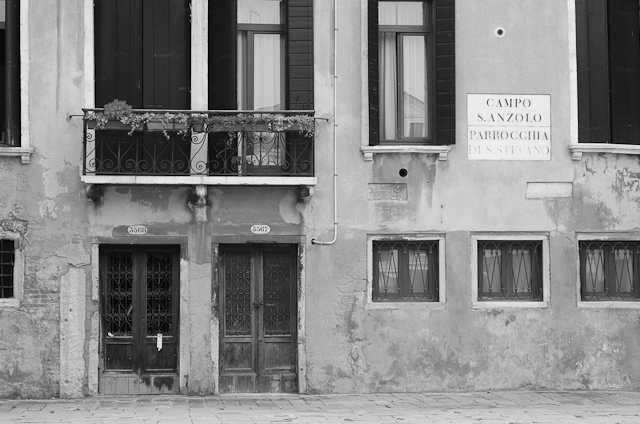
#> input picture wk3/02_fourier/venice.jpg, 640 x 424 px
$ jupyter execute --allow-errors ex1_laplace_filtering.ipynb   (shell and % lines are left out)
#> lines starting #> are read from the running program, lines starting #| are printed output that depends on the picture
16.11.2020

# Laplace filter in frequency domain

## Tutorial 2, Exercise 1

Your task in this exercise is to create your own implementation of a
Laplace filter in Fourier space and apply it to an image.
The formula for the Laplacian in the Fourier domain is:

$$
    L(u,v) = -4 \cdot \pi^2 \cdot (u^2+v^2)
$$

Source: (Gonzalez, chapter 4, p286)

**Task:** You need to replace the `???` in the code with the required commands

[cell 1]
import numpy as np
import matplotlib.pyplot as plt

Configure behavior of pyplot for nicer visualization.

[cell 2]
plt.rcParams["image.cmap"] = "gray"
#> (the rest of this cell did not finish here and is left out)

Load venice.jpg image using imread and normalize it to (0, 1)

[cell 3]
img = plt.imread("venice.jpg").mean(-1)
#> img: shape (424, 640) float64; min 0, max 243, mean 134.3

Plot the image before applying the filter

[cell 4]
plt.figure()
plt.imshow(img)
plt.colorbar()
plt.tight_layout()
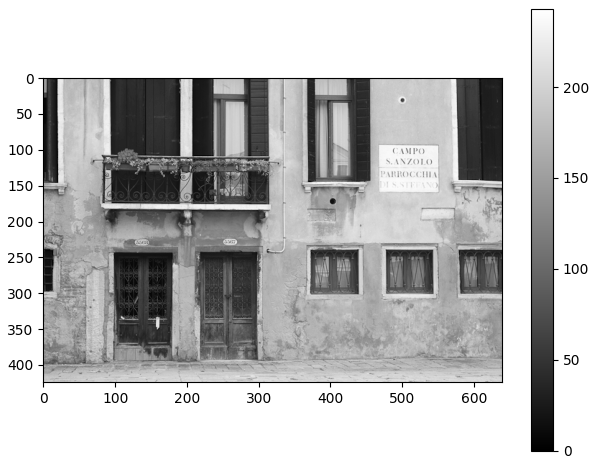
#> figure drawn by matplotlib, 2 panels

Generate a coordinate system with the discrete Fourier transform sample
frequencies `u` and `v`. You can use the numpy function linspace to do it
manually or `np.fft.fftfreq`. Look up the documentation to get familiar with the
parameters of these functions.

[cell 5]
v = np.fft.fftfreq(img.shape[0])
u = np.fft.fftfreq(img.shape[1])

The function `np.meshgrid` creates coordinate arrays for the v and the u
coordinates and writes them into vv and uu
you can display them with `plt.figure(); plt.imshow(uu); colorbar()` if you
want to have a look at them

[cell 6]
vv, uu = np.meshgrid(v, u, indexing='ij')

plt.figure()
plt.imshow(vv)
plt.colorbar()


plt.figure()
plt.imshow(uu)
plt.colorbar()
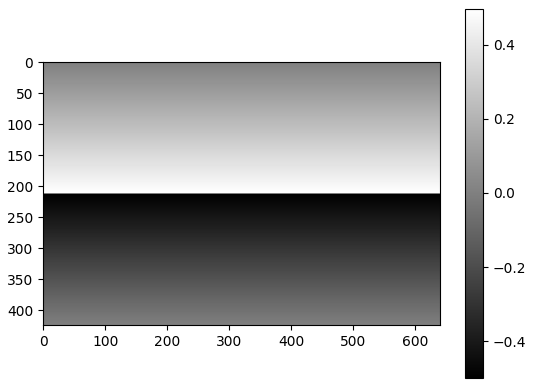
#> figure drawn by matplotlib, 2 panels
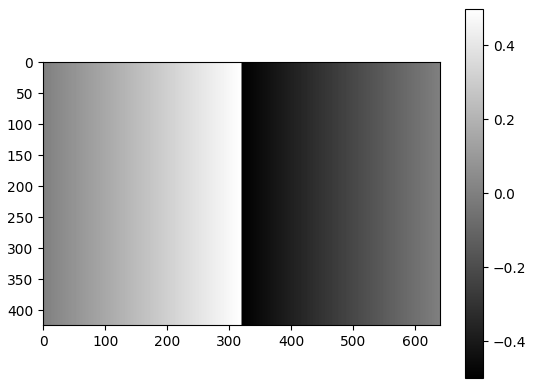
#> figure drawn by matplotlib, 2 panels

Calculate the filter function $L(v, u)$.
If you want to do this in one line use vv and uu, as they are both of the
image shape. The formula is given in the very top documentation of this
script. Check if `L` has the same shape as the image.

[cell 7]
L = -4 * np.pi**2 * (uu*uu + vv*vv)

plt.figure()
plt.imshow(np.fft.fftshift(L))
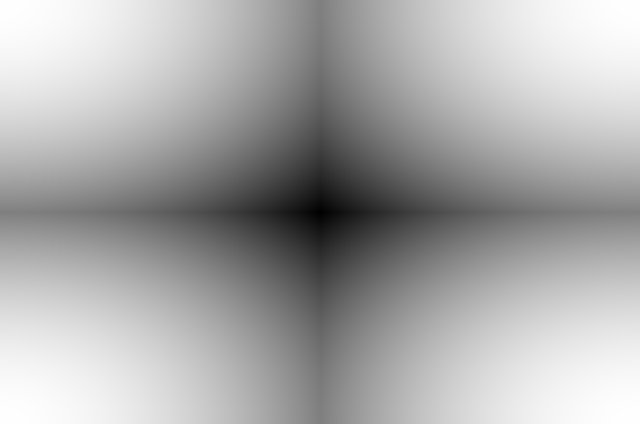
#> L: shape (424, 640) float64; min -19.74, max 0, mean -6.58; drawn with min black and max white
plt.colorbar()
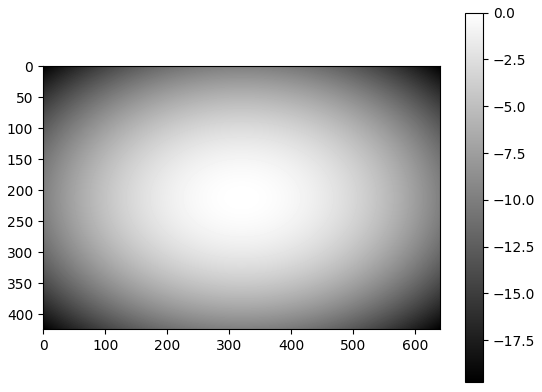
#> figure drawn by matplotlib, 2 panels

Calculate the Fourier transform of the image
You can use the numpy function `fft2` included in  [np.fft](https://docs.scipy.org/doc/numpy/reference/routines.fft.html)

#> (a cell that did not finish here is left out)

[cell 9]
img_ft = np.fft.fft2(img)
print(img_ft.shape)
#| (424, 640)

plt.figure()
plt.imshow(np.fft.fftshift(np.log(np.abs(img_ft))))
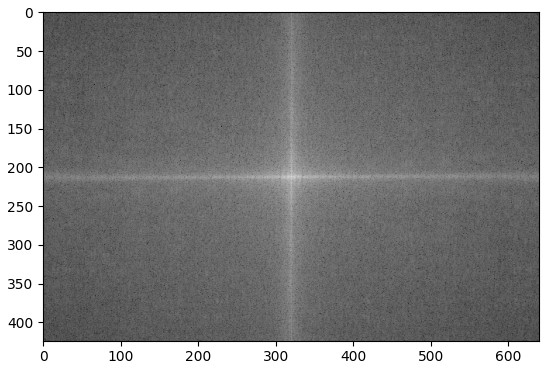
#> figure drawn by matplotlib, 1 panel

Multiply the Fourier transform of the image by the filter function.
Take care (if neccessary) to center the potential function $L$ around the top
left corner of the image, because Fourier transforms in Python always have
the "central" frequencies $(0, 0)$ in the top left corner. Therefore, play with the
function np.fft.fftshift (and ifftshift) to see what it does. Check out the looks of
the shifted and unshifted potential function $L$.

Take the inverse Fourier transform of the product to get the filtered image
and select the real part of it, as we do not want to have the imaginary part of real images.

[cell 10]
img_filtered = np.fft.ifft2(img_ft * L).real
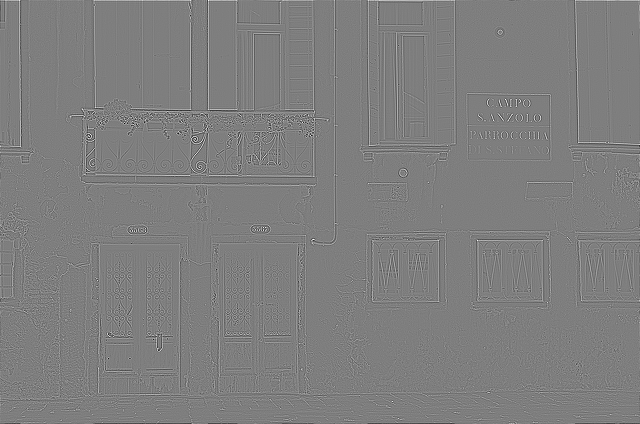
#> img_filtered: shape (424, 640) float64; min -669.9, max 678.1, mean 0; drawn with min black and max white

plt.figure()
plt.imshow(img_filtered)
plt.colorbar()
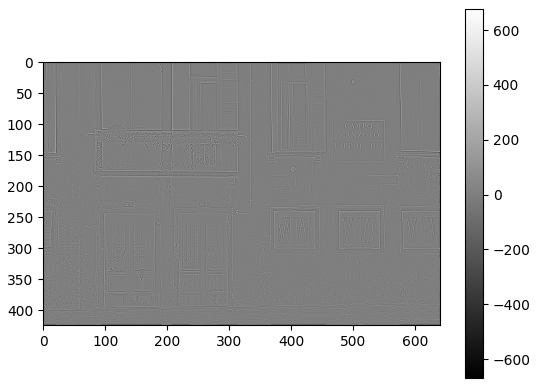
#> figure drawn by matplotlib, 2 panels

$ run again, with wk3/02_fourier/tree.jpg copied over wk3/02_fourier/venice.jpg
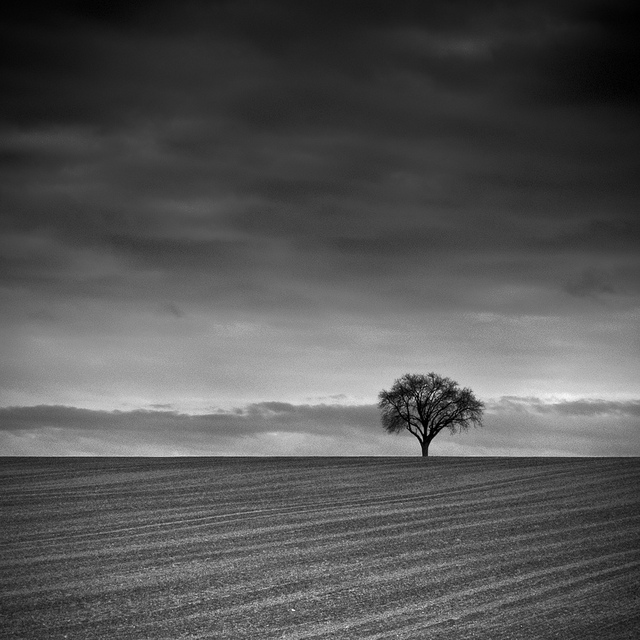
#> input picture wk3/02_fourier/tree.jpg, 640 x 640 px
#| (640, 640)
#> `img_filtered = np.fft.ifft2(img_ft * L).real`:
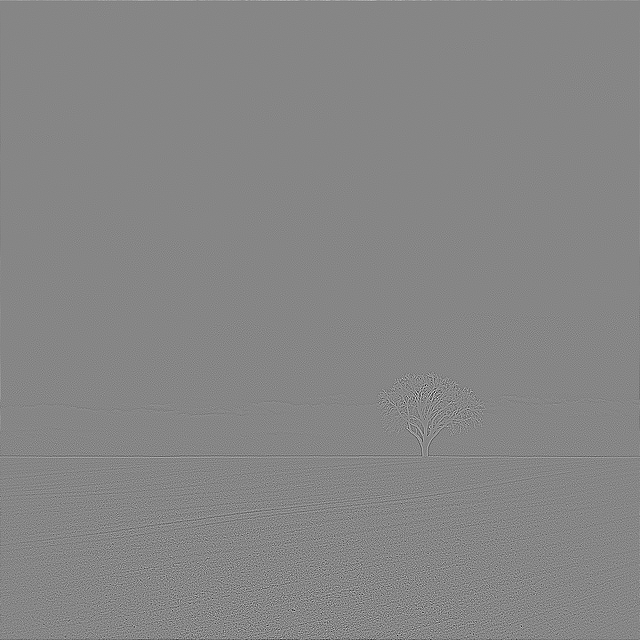
#> img_filtered: shape (640, 640) float64; min -706.8, max 636, mean 0; drawn with min black and max white
#> `[cell 10] img_filtered = np.fft.ifft2(img_ft * L).real  plt.figure() p..`:
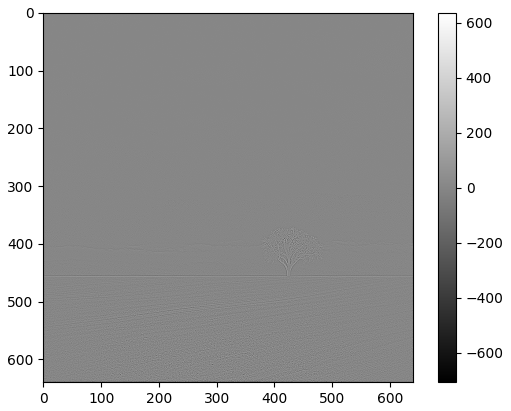
#> figure drawn by matplotlib, 2 panels
